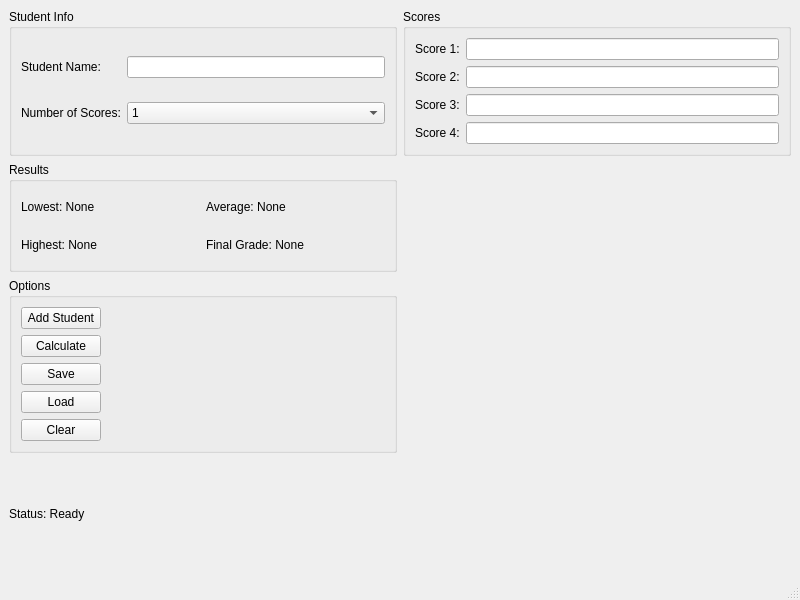
<?xml version="1.0" encoding="UTF-8"?>
<ui version="4.0">
 <class>MainWindow</class>
 <widget class="QMainWindow" name="MainWindow">
  <property name="geometry">
   <rect>
    <x>0</x>
    <y>0</y>
    <width>800</width>
    <height>600</height>
   </rect>
  </property>
  <property name="windowTitle">
   <string>MainWindow</string>
  </property>
  <widget class="QWidget" name="centralwidget">
   <layout class="QGridLayout" name="gridLayout_3">
    <item row="0" column="0">
     <widget class="QGroupBox" name="groupBox">
      <property name="title">
       <string>Student Info</string>
      </property>
      <layout class="QGridLayout" name="gridLayout">
       <item row="0" column="0">
        <widget class="QLabel" name="label">
         <property name="text">
          <string>Student Name:</string>
         </property>
        </widget>
       </item>
       <item row="0" column="1">
        <widget class="QLineEdit" name="studentNameInput"/>
       </item>
       <item row="1" column="0">
        <widget class="QLabel" name="label_2">
         <property name="text">
          <string>Number of Scores:</string>
         </property>
        </widget>
       </item>
       <item row="1" column="1">
        <widget class="QComboBox" name="numScoresCombo">
         <item>
          <property name="text">
           <string>1</string>
          </property>
         </item>
         <item>
          <property name="text">
           <string>2</string>
          </property>
         </item>
         <item>
          <property name="text">
           <string>3</string>
          </property>
         </item>
         <item>
          <property name="text">
           <string>4</string>
          </property>
         </item>
        </widget>
       </item>
      </layout>
     </widget>
    </item>
    <item row="0" column="1">
     <widget class="QGroupBox" name="groupBox_2">
      <property name="title">
       <string>Scores</string>
      </property>
      <layout class="QFormLayout" name="formLayout">
       <item row="0" column="0">
        <widget class="QLabel" name="label_3">
         <property name="text">
          <string>Score 1:</string>
         </property>
        </widget>
       </item>
       <item row="0" column="1">
        <widget class="QLineEdit" name="score1Input"/>
       </item>
       <item row="1" column="0">
        <widget class="QLabel" name="label_4">
         <property name="text">
          <string>Score 2:</string>
         </property>
        </widget>
       </item>
       <item row="1" column="1">
        <widget class="QLineEdit" name="score2Input"/>
       </item>
       <item row="2" column="1">
        <widget class="QLineEdit" name="score3Input"/>
       </item>
       <item row="3" column="0">
        <widget class="QLabel" name="label_6">
         <property name="text">
          <string>Score 4:</string>
         </property>
        </widget>
       </item>
       <item row="3" column="1">
        <widget class="QLineEdit" name="score4Input"/>
       </item>
       <item row="2" column="0">
        <widget class="QLabel" name="label_5">
         <property name="text">
          <string>Score 3:</string>
         </property>
        </widget>
       </item>
      </layout>
     </widget>
    </item>
    <item row="1" column="0">
     <widget class="QGroupBox" name="groupBox_3">
      <property name="title">
       <string>Results</string>
      </property>
      <layout class="QGridLayout" name="gridLayout_2">
       <item row="0" column="0">
        <widget class="QLabel" name="lowestLabel">
         <property name="text">
          <string>Lowest: None</string>
         </property>
        </widget>
       </item>
       <item row="0" column="1">
        <widget class="QLabel" name="averageLabel">
         <property name="text">
          <string>Average: None</string>
         </property>
        </widget>
       </item>
       <item row="1" column="0">
        <widget class="QLabel" name="highestLabel">
         <property name="text">
          <string>Highest: None</string>
         </property>
        </widget>
       </item>
       <item row="1" column="1">
        <widget class="QLabel" name="finalGradeLabel">
         <property name="text">
          <string>Final Grade: None</string>
         </property>
        </widget>
       </item>
      </layout>
     </widget>
    </item>
    <item row="2" column="0">
     <widget class="QGroupBox" name="groupBox_4">
      <property name="title">
       <string>Options</string>
      </property>
      <layout class="QFormLayout" name="formLayout_2">
       <item row="1" column="0">
        <widget class="QPushButton" name="addStudentButton">
         <property name="text">
          <string>Add Student</string>
         </property>
        </widget>
       </item>
       <item row="2" column="0">
        <widget class="QPushButton" name="calculateButton">
         <property name="text">
          <string>Calculate</string>
         </property>
        </widget>
       </item>
       <item row="4" column="0">
        <widget class="QPushButton" name="loadButton">
         <property name="text">
          <string>Load</string>
         </property>
        </widget>
       </item>
       <item row="5" column="0">
        <widget class="QPushButton" name="clearButton">
         <property name="text">
          <string>Clear</string>
         </property>
        </widget>
       </item>
       <item row="3" column="0">
        <widget class="QPushButton" name="saveButton">
         <property name="text">
          <string>Save</string>
         </property>
        </widget>
       </item>
      </layout>
     </widget>
    </item>
    <item row="3" column="0">
     <widget class="QLabel" name="messageLabel">
      <property name="text">
       <string>Status: Ready</string>
      </property>
     </widget>
    </item>
   </layout>
  </widget>
  <widget class="QMenuBar" name="menubar">
   <property name="geometry">
    <rect>
     <x>0</x>
     <y>0</y>
     <width>800</width>
     <height>26</height>
    </rect>
   </property>
  </widget>
  <widget class="QStatusBar" name="statusbar"/>
 </widget>
 <resources/>
 <connections/>
</ui>
